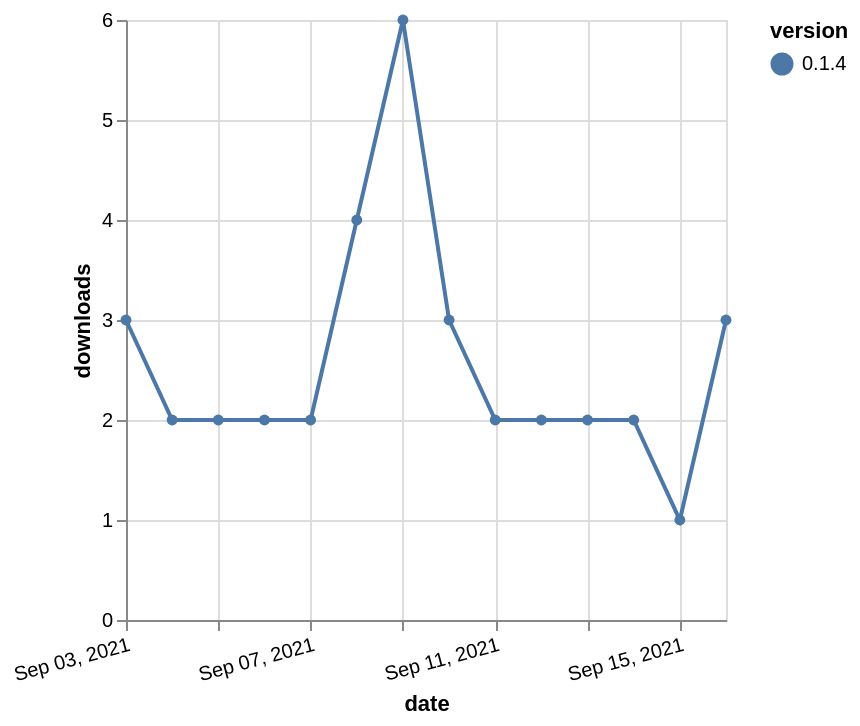

Here is the Vega-Lite specification saved for this chart:
### Vega-Lite specification from a JSON file in a GitHub repository (floating-point values rounded to 4 significant figures)
{"$schema": "https://vega.github.io/schema/vega-lite/v5.json", "description": "A simple bar chart with embedded data.", "data": {"values": [{"date": "2021-09-03", "total": 3405, "delta": 3, "version": "0.1.4"}, {"date": "2021-09-04", "total": 3407, "delta": 2, "version": "0.1.4"}, {"date": "2021-09-05", "total": 3409, "delta": 2, "version": "0.1.4"}, {"date": "2021-09-06", "total": 3411, "delta": 2, "version": "0.1.4"}, {"date": "2021-09-07", "total": 3413, "delta": 2, "version": "0.1.4"}, {"date": "2021-09-08", "total": 3417, "delta": 4, "version": "0.1.4"}, {"date": "2021-09-09", "total": 3423, "delta": 6, "version": "0.1.4"}, {"date": "2021-09-10", "total": 3426, "delta": 3, "version": "0.1.4"}, {"date": "2021-09-11", "total": 3428, "delta": 2, "version": "0.1.4"}, {"date": "2021-09-12", "total": 3430, "delta": 2, "version": "0.1.4"}, {"date": "2021-09-13", "total": 3432, "delta": 2, "version": "0.1.4"}, {"date": "2021-09-14", "total": 3434, "delta": 2, "version": "0.1.4"}, {"date": "2021-09-15", "total": 3435, "delta": 1, "version": "0.1.4"}, {"date": "2021-09-16", "total": 3438, "delta": 3, "version": "0.1.4"}]}, "width": "container", "mark": {"type": "line", "point": {"filled": true}}, "encoding": {"x": {"field": "date", "type": "temporal", "timeUnit": "yearmonthdate", "title": "date", "axis": {"labelAngle": -15}}, "y": {"field": "delta", "type": "quantitative", "title": "downloads"}, "color": {"field": "version", "type": "nominal"}, "tooltip": {"field": "delta"}}}
